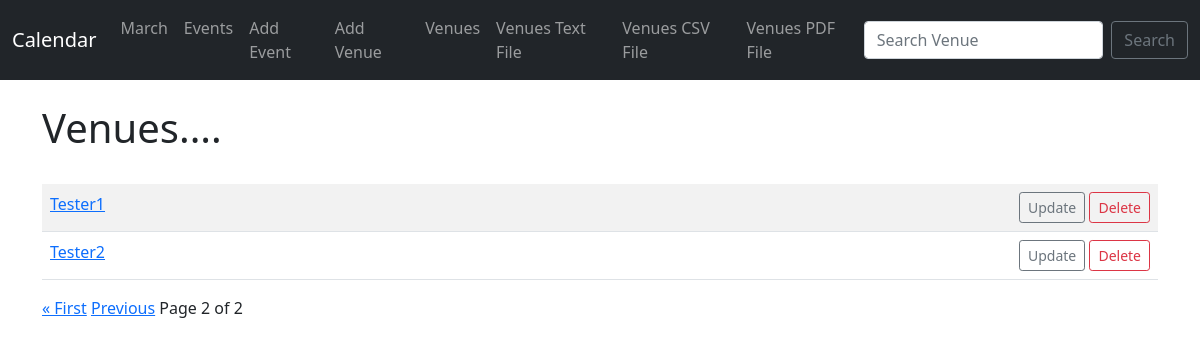
/list_venues?page=3, run on an earlier commit of the app's database.
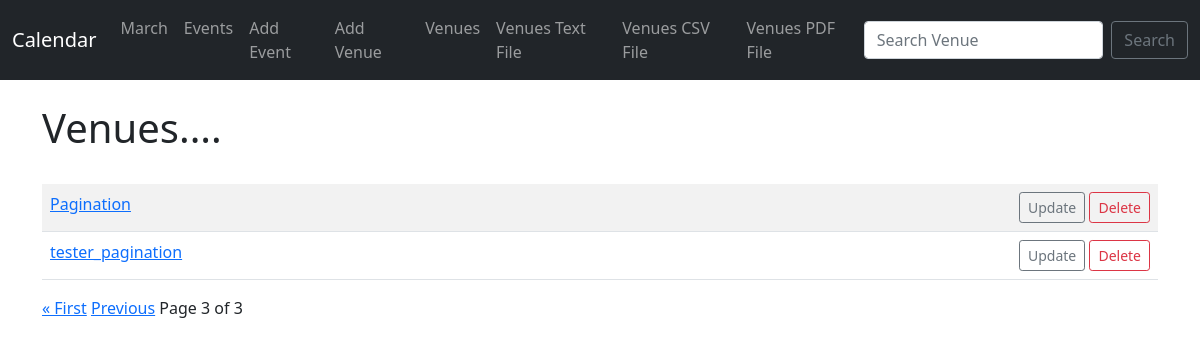
And on a later commit of the database.
### events/models.py (models this page shows)
class Venue(models.Model):
    name = models.CharField('Venue Name', max_length=122)
    address = models.CharField(max_length=300)
    zip_code = models.CharField('Zip Code', max_length=122)
    phone = models.CharField('Contact Phone', max_length=122, blank=True)
    web = models.URLField('Website Address', blank=True)
    email_address = models.EmailField('Email Address', blank=True)
    def __str__(self):
        return self.name

### events/views.py (the view)
# urls.py: path('list_venues', views.list_venues, name="list_venues"),
def list_venues(request):
    venue_list = Venue.objects.all()
    p = Paginator(Venue.objects.all(), 2)
    page = request.GET.get('page')
    venues = p.get_page(page)
    return render(request,
        "events/venues.html",
        {
            "venue_list": venue_list,
            "venues": venues,
        })

### events/templates/events/venues.html (shortened to what this page needs)
{% extends 'events/base.html' %}
{% block content %}
    <h1>Venues....</h1><br>
    <table class="table table-striped table-hover table=bordered">
        {% for venue in  venues %}
            <tr>
                <td>
                <a href="{% url 'show_venue' venue.id %}">{{ venue }}</a><br>
                </td>
                <td align="right">
                    <a href="{% url 'update_venue' venue.id %}" class="btn btn-outline-secondary btn-sm">Update</a>
                    <a href="{% url 'delete_venue' venue.id %}" class="btn btn-outline-danger btn-sm">Delete</a>
                </td>
            </tr>
        {% endfor %}
    </table>
    {% if venues.has_previous %}
        <a href="?page=1">&laquo; First</a>
        <a href="?page={{ venues.previous_page_number }}">Previous</a>
    {% endif %}
    Page {{ venues.number }} of {{ venues.paginator.num_pages }}
{% endblock%}

What changed in the data, as far as the page shows it:
no longer on this page (row unchanged): Venue: name "Tester1"
no longer on this page (row unchanged): Venue: name "Tester2"
added Venue: name "Pagination"
added Venue: name "tester_pagination"
Also different on the page:
{{ venues.number }}: "2" → "3"
{{ venues.paginator.num_pages }}: "2" → "3"
